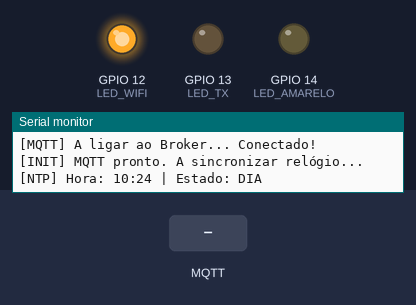
This sketch was run on a simulated ESP8266 (NodeMCU). On the bench: output pins drawn as LEDs (lit = HIGH), the last lines printed to the serial monitor. The test bench sets the inputs (shaded band). WiFi joins after 1.5 s; servers stay silent unless stated; the local clock reads 2024-03-15 10:24:30 at power-on unless the sketch sets it; random numbers use the default seed unless the sketch sets one; no MQTT or app messages arrive unless stated.

Above: at 2.7 s.
2.8 s: MQTT message "STATUS:OFF" arrives on the first subscribed topic
At 3.9 s:
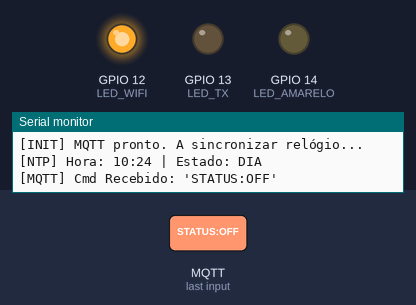
5.8 s: MQTT message "STATUS:RESUME" arrives on the first subscribed topic
At 6.2 s:
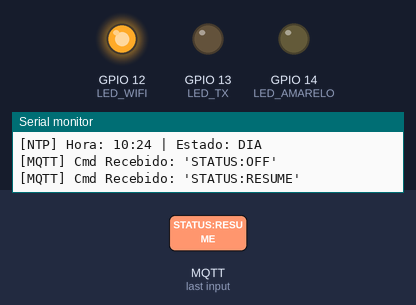
8.8 s: MQTT message "STATUS:START" arrives on the first subscribed topic
At 9.7 s:
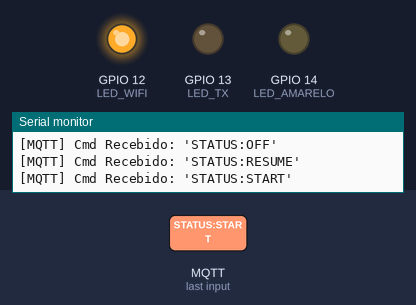
Timing chart, 0 to 11.3 s (numbered marks = the images above; inputs shaded):
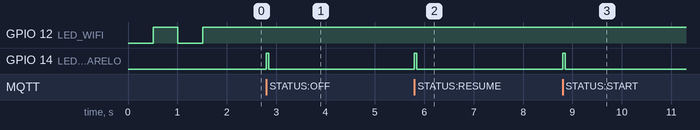

Measured:
- after the input at 2.8 s, GPIO 14 (LED_AMARELO): LOW → HIGH at once, → LOW 0.05 s later
- after the input at 5.8 s, GPIO 14 (LED_AMARELO): LOW → HIGH at once, → LOW 0.05 s later
- after the input at 8.8 s, GPIO 14 (LED_AMARELO): LOW → HIGH at once, → LOW 0.05 s later

The sketch:

esp8266.ino
```cpp
#include "secrets.h"  // copy secrets.example.h to secrets.h and fill in your values
#include <ArduinoJson.h>
#include <ESP8266HTTPClient.h>
#include <ESP8266WiFi.h>
#include <ESP8266WiFiMulti.h>
#include <PubSubClient.h>
#include <SoftwareSerial.h>
#include <Ticker.h>
#include <WiFiClient.h>
#include <time.h>

ESP8266WiFiMulti wifiMulti;
Ticker blinker;

const char *mqtt_server = "broker.hivemq.com";
const int mqtt_port = 1883;
const char *topic_dados = "solar_7016/dados";
const char *topic_comando = "solar_7016/comando";

const char *thingspeak_server = "http://api.thingspeak.com/update";
const String thingspeak_apiKey = THINGSPEAK_WRITE_KEY;

const char *ntp_server = "pool.ntp.org";
const char *TZ_INFO = "WET0WEST,M3.5.0/1,M10.5.0";

int ultimoPeriodo = -1;

#define RX_PIN 5
#define TX_PIN 4
#define LED_AMARELO 14
#define LED_WIFI 12
#define LED_TX 13

SoftwareSerial linkSerial(RX_PIN, TX_PIN);
WiFiClient espClient;
PubSubClient client(espClient);

unsigned long lastTime = 0;
const unsigned long timerDelay = 15000;

String inputString = "";
bool stringComplete = false;

void tick() {
  int state = digitalRead(LED_WIFI);
  digitalWrite(LED_WIFI, !state);
}

void verificarPeriodoNoite() {
  time_t now = time(nullptr);
  struct tm *p_tm = localtime(&now);

  if (p_tm->tm_year < (2024 - 1900))
    return;

  int hora = p_tm->tm_hour;
  int min = p_tm->tm_min;

  int periodoAtual = (hora >= 20 || hora < 6) ? 1 : 0;

  Serial.printf("[NTP] Hora: %02d:%02d | Estado: %s\n", hora, min,
                periodoAtual ? "NOITE" : "DIA");

  if (periodoAtual == 1) {
    linkSerial.print('N');
  } else {
    linkSerial.print('S');
  }

  ultimoPeriodo = periodoAtual;
}

void setup_wifi() {
  delay(10);
  pinMode(LED_WIFI, OUTPUT);

  Serial.println();
  Serial.println("[WIFI] A iniciar gestor de redes...");
  WiFi.mode(WIFI_STA);

  wifiMulti.addAP(WIFI_SSID, WIFI_PASSWORD);

  Serial.println("[WIFI] A procurar redes...");
  blinker.attach(0.5, tick);

  while (wifiMulti.run() != WL_CONNECTED) {
    Serial.print(".");
    delay(500);
  }

  blinker.detach();
  digitalWrite(LED_WIFI, HIGH);

  Serial.println("");
  Serial.printf("[WIFI] Conectado a: %s\n", WiFi.SSID().c_str());
  Serial.printf("[WIFI] IP: %s\n", WiFi.localIP().toString().c_str());

  configTime(0, 0, ntp_server);
  setenv("TZ", TZ_INFO, 1);
  tzset();
}

void callback(char *topic, byte *payload, unsigned int length) {
  String message = "";
  for (int i = 0; i < length; i++) {
    message += (char)payload[i];
  }

  Serial.printf("\n[MQTT] Cmd Recebido: '%s'\n", message.c_str());

  char cmd = message[0];

  if (cmd == 'A') {
    if (ultimoPeriodo == 1) {
      Serial.println(
          "[LOGICA] Auto solicitado, mas é NOITE -> Executando Combo A+N");

      linkSerial.print('A');
      delay(50);

      linkSerial.print('N');

      return;
    }
  }

  linkSerial.print(cmd);
  digitalWrite(LED_AMARELO, HIGH);
  delay(50);
  digitalWrite(LED_AMARELO, LOW);
}

void reconnect() {
  while (!client.connected()) {
    if (wifiMulti.run() != WL_CONNECTED) {
      Serial.println("[WIFI] Perdido durante reconexão MQTT.");
      delay(1000);
      return;
    }

    Serial.print("[MQTT] A ligar ao Broker... ");
    String clientId = "ESP8266Client-" + String(random(0xffff), HEX);

    if (client.connect(clientId.c_str())) {
      Serial.println("Conectado!");
      client.subscribe(topic_comando);

      Serial.println("[INIT] MQTT pronto. A sincronizar relógio...");
      verificarPeriodoNoite();

    } else {
      Serial.printf("Falhou (rc=%d). Tentar em 5s...\n", client.state());
      delay(5000);
    }
  }
}

void enviarThingSpeak(float temp, float hum, int solV, int solI, long solP) {
  if ((millis() - lastTime) > timerDelay) {
    if (wifiMulti.run() == WL_CONNECTED) {
      WiFiClient clientTS;
      HTTPClient http;

      String url = String(thingspeak_server) + "?api_key=" + thingspeak_apiKey +
                   "&field1=" + String(temp) + "&field2=" + String(hum) +
                   "&field3=" + String(solV) + "&field4=" + String(solI) +
                   "&field5=" + String(solP);

      http.begin(clientTS, url);
      int httpCode = http.GET();
      http.end();

      digitalWrite(LED_TX, HIGH);
      delay(100);
      digitalWrite(LED_TX, LOW);

      if (httpCode > 0) {
        Serial.printf("[TS] Dados enviados com sucesso (Code: %d)\n", httpCode);
      } else {
        Serial.printf("[TS] Erro no envio (Code: %d)\n", httpCode);
      }
    }
    lastTime = millis();
  }
}

void enviarStatusMQTT(int status_sys) {
  JsonDocument doc;

  if (status_sys == 0) {
    doc["sys"] = 0;
    doc["mod"] = 0;
  } else {
    doc["sys"] = 1;
  }

  char buffer[64];
  serializeJson(doc, buffer);
  client.publish(topic_dados, buffer);
  Serial.println("[MQTT] Status enviado (Pausa/Resume).");
}

void processarLinha(String dados) {

  if (dados.indexOf("STATUS:OFF") != -1) {
    enviarStatusMQTT(0);
    Serial.println("[ARDUINO] Sistema entrou em PAUSA.");
    return;
  }
  if (dados.indexOf("STATUS:RESUME") != -1 ||
      dados.indexOf("STATUS:START") != -1) {
    Serial.println("[ARDUINO] Sistema INICIADO/RETOMADO.");
    return;
  }

  if (dados.indexOf("T:") == -1)
    return;

  int t_d, t_f, h_d, h_f, solV, solI, modo_real;
  long solP;
  int angH, angV;
  int l[4], c[4];

  int n =
      sscanf(dados.c_str(),
             "T:%d.%d H:%d.%d S:%d:%d:%ld L:%d,%d,%d,%d LC:%d,%d,%d,%d M:%d | "
             "H:%d V:%d",
             &t_d, &t_f, &h_d, &h_f, &solV, &solI, &solP, &l[0], &l[1], &l[2],
             &l[3], &c[0], &c[1], &c[2], &c[3], &modo_real, &angH, &angV);

  if (n < 18)
    return;

  Serial.printf(
      "[DATA] T:%d.%d H:%d.%d | Sol: %dmW | Modo: %d | Ang: H%d V%d\n", t_d,
      t_f, h_d, h_f, solP, modo_real, angH, angV);

  JsonDocument doc;
  doc["sys"] = 1;
  doc["mod"] = modo_real;

  char bufT[8], bufH[8];
  sprintf(bufT, "%d.%d", t_d, t_f);
  sprintf(bufH, "%d.%d", h_d, h_f);
  doc["t"] = bufT;
  doc["h"] = bufH;

  doc["sol_v"] = solV;
  doc["sol_i"] = solI;
  doc["sol_p"] = solP;

  JsonArray ang = doc["ang"].to<JsonArray>();
  ang.add(angH);
  ang.add(angV);

  JsonArray cal = doc["cal"].to<JsonArray>();
  for (int i = 0; i < 4; i++)
    cal.add(c[i]);

  JsonArray raw = doc["raw"].to<JsonArray>();
  for (int i = 0; i < 4; i++)
    raw.add(l[i]);

  char buffer[512];
  serializeJson(doc, buffer);

  client.publish(topic_dados, buffer);

  float tempVal = t_d + (t_f / 10.0);
  float humVal = h_d + (h_f / 10.0);
  enviarThingSpeak(tempVal, humVal, solV, solI, solP);
}

void setup() {
  Serial.begin(115200);

  linkSerial.begin(9600);

  pinMode(LED_WIFI, OUTPUT);
  pinMode(LED_TX, OUTPUT);
  pinMode(LED_AMARELO, OUTPUT);
  digitalWrite(LED_TX, LOW);
  digitalWrite(LED_AMARELO, LOW);

  Serial.println("\n\n=== ESP8266 GATEWAY V2.3 (DEBUG MELHORADO) ===");

  setup_wifi();

  client.setServer(mqtt_server, mqtt_port);
  client.setCallback(callback);
}

void loop() {

  if (wifiMulti.run() != WL_CONNECTED) {
    Serial.println("[LOOP] WiFi perdido. A tentar religar...");
    delay(1000);
  } else {
    if (!client.connected())
      reconnect();
    client.loop();

    static unsigned long ultimaVerificacaoHora = 0;
    if (millis() - ultimaVerificacaoHora > 60000) {
      verificarPeriodoNoite();
      ultimaVerificacaoHora = millis();
    }
  }

  while (linkSerial.available()) {
    char inChar = (char)linkSerial.read();
    if (inChar == '\n') {
      processarLinha(inputString);
      inputString = "";
    } else {
      inputString += inChar;
    }
  }
}
```

secrets.example.h
```cpp
#pragma once
// Copy this file to secrets.h (ignored by Git) and fill in your own values.
#define WIFI_SSID "your-wifi-ssid"
#define WIFI_PASSWORD "your-wifi-password"
#define THINGSPEAK_WRITE_KEY "your-thingspeak-write-key"
```
